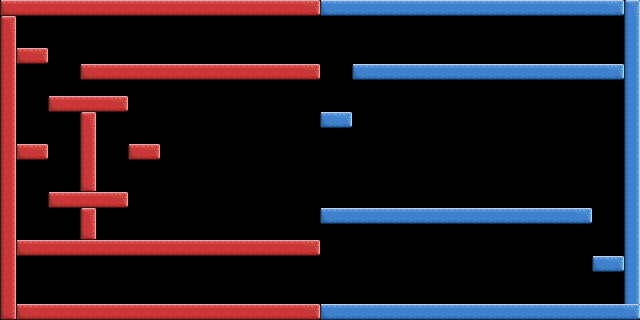

A 2D game scene composited from a Tiled map and its tileset images. What follows is a short description and the map's XML, with every tile layer's data as written:
An orthogonal 40x20 tile map with 16x16 px tiles, 1 tile layer (Tiles) and 6 objects (3x Coin, Start, End, Sign).

<map version="1.0" orientation="orthogonal" width="40" height="20" tilewidth="16" tileheight="16">
 <tileset firstgid="1" source="../images/tiles.tsx" />
 <layer name="Tiles" width="40" height="20">
  <data encoding="csv">
49,50,50,50,50,50,50,50,50,50,50,50,50,50,50,50,50,50,50,51,57,58,58,58,58,58,58,58,58,58,58,58,58,58,58,58,58,58,59,60,
52,0,0,0,0,0,0,0,0,0,0,0,0,0,0,0,0,0,0,0,0,0,0,0,0,0,0,0,0,0,0,0,0,0,0,0,0,0,0,61,
53,0,0,0,0,0,0,0,0,0,0,0,0,0,0,0,0,0,0,0,0,0,0,0,0,0,0,0,0,0,0,0,0,0,0,0,0,0,0,61,
53,49,51,0,0,0,0,0,0,0,0,0,0,0,0,0,0,0,0,0,0,0,0,0,0,0,0,0,0,0,0,0,0,0,0,0,0,0,0,61,
53,0,0,0,0,49,50,50,50,50,50,50,50,50,50,50,50,50,50,51,0,0,57,58,58,58,58,58,58,58,58,58,58,58,58,58,58,58,59,61,
53,0,0,0,0,0,0,0,0,0,0,0,0,0,0,0,0,0,0,0,0,0,0,0,0,0,0,0,0,0,0,0,0,0,0,0,0,0,0,61,
53,0,0,49,50,50,50,51,0,0,0,0,0,0,0,0,0,0,0,0,0,0,0,0,0,0,0,0,0,0,0,0,0,0,0,0,0,0,0,61,
53,0,0,0,0,52,0,0,0,0,0,0,0,0,0,0,0,0,0,0,57,59,0,0,0,0,0,0,0,0,0,0,0,0,0,0,0,0,0,61,
53,0,0,0,0,53,0,0,0,0,0,0,0,0,0,0,0,0,0,0,0,0,0,0,0,0,0,0,0,0,0,0,0,0,0,0,0,0,0,61,
53,49,51,0,0,53,0,0,49,51,0,0,0,0,0,0,0,0,0,0,0,0,0,0,0,0,0,0,0,0,0,0,0,0,0,0,0,0,0,61,
53,0,0,0,0,53,0,0,0,0,0,0,0,0,0,0,0,0,0,0,0,0,0,0,0,0,0,0,0,0,0,0,0,0,0,0,0,0,0,61,
53,0,0,0,0,54,0,0,0,0,0,0,0,0,0,0,0,0,0,0,0,0,0,0,0,0,0,0,0,0,0,0,0,0,0,0,0,0,0,61,
53,0,0,49,50,50,50,51,0,0,0,0,0,0,0,0,0,0,0,0,0,0,0,0,0,0,0,0,0,0,0,0,0,0,0,0,0,0,0,61,
53,0,0,0,0,52,0,0,0,0,0,0,0,0,0,0,0,0,0,0,57,58,58,58,58,58,58,58,58,58,58,58,58,58,58,58,59,0,0,61,
53,0,0,0,0,54,0,0,0,0,0,0,0,0,0,0,0,0,0,0,0,0,0,0,0,0,0,0,0,0,0,0,0,0,0,0,0,0,0,61,
53,49,50,50,50,50,50,50,50,50,50,50,50,50,50,50,50,50,50,51,0,0,0,0,0,0,0,0,0,0,0,0,0,0,0,0,0,0,0,61,
53,0,0,0,0,0,0,0,0,0,0,0,0,0,0,0,0,0,0,0,0,0,0,0,0,0,0,0,0,0,0,0,0,0,0,0,0,57,59,61,
53,0,0,0,0,0,0,0,0,0,0,0,0,0,0,0,0,0,0,0,0,0,0,0,0,0,0,0,0,0,0,0,0,0,0,0,0,0,0,61,
53,0,0,0,0,0,0,0,0,0,0,0,0,0,0,0,0,0,0,0,0,0,0,0,0,0,0,0,0,0,0,0,0,0,0,0,0,0,0,61,
54,49,50,50,50,50,50,50,50,50,50,50,50,50,50,50,50,50,50,51,57,58,58,58,58,58,58,58,58,58,58,58,58,58,58,58,58,58,58,59
</data>
 </layer>
 <objectgroup name="" width="40" height="20">
  <object type="Start" gid="29" x="32" y="288" />
  <object type="End" gid="30" x="592" y="48" />
  <object type="Coin" gid="40" x="64" y="240" />
  <object type="Coin" gid="40" x="608" y="288" />
  <object type="Coin" gid="40" x="96" y="224" />
  <object type="Sign" gid="37" x="208" y="96">
   <properties>
    <property name="text" value="Some levels are normal" />
   </properties>
  </object>
 </objectgroup>
</map>
